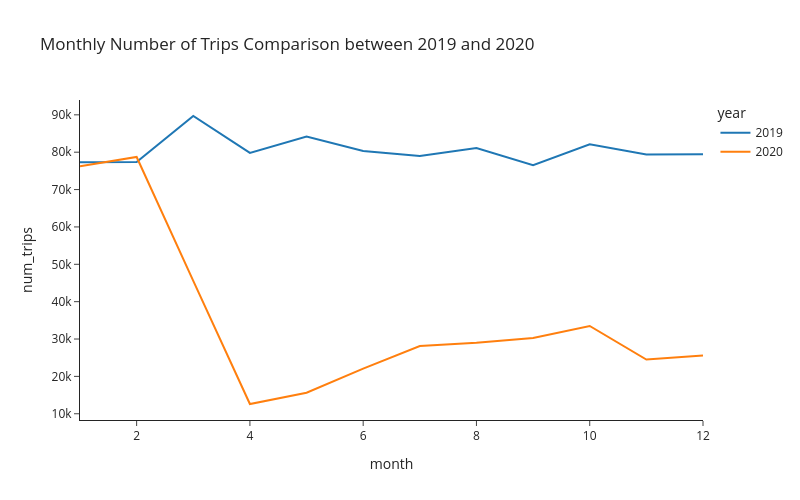

Write notebook code for a chart like this one.
### Markdown cell above
---

### 🎯 Deliverable 11: Monthly Number of Trips in 2019 and 2020 (Line Plot)

#### 👇 Tasks

- ✔️ Using `df_monthly`, create a line plot of the monthly number of trips.
  - Use `year` to create two separate lines (encoded by different colors) for 2019 and 2020.
- ✔️ Set an appropriate title.
- ✔️ Use the `'simple_white'` theme (template).
- ✔️ Set the `width` to `800` and `height` to `500`.
- ✔️ Store your figure in a variable named `fig`.
- ✔️ Display the figure using `fig.show()`

#### 🔑 Sample Output

![Sample Output](https://github.com/bdi475/images/blob/a0d6b0ed5d2d2148cc78d85f5a3e902863182e64/case-studies/rideshare-trips/sample-monthly-number-of-trips-annual-comparison-01.png?raw=true)

#### 🚀 Hint

Replace `my_dataframe`, `'column1'`, `'column2'`, `'column3'`, and `...`s with your own values from the code below.

```python
fig = px.line(
    my_dataframe,
    title='Your Title Here',
    x='column1',
    y='column2',
    color='column3',
    template='simple_white',
    width=...,
    height=...
)
fig.show()
```

### Code cell
# YOUR CODE BEGINS
fig = px.line(
    df_monthly,
    title="Monthly Number of Trips Comparison between 2019 and 2020",
    x="month",
    y="num_trips",
    color="year",
    template="simple_white",
    width=800,
    height=500,
)

fig.show()
# YOUR CODE ENDS

### Figure 1 — Plotly figure (JSON) as saved in the notebook; plotly's stock layout.template omitted (floating-point values rounded to 4 significant figures)
{"data": [{"hovertemplate": "year=2019<br>month=%{x}<br>num_trips=%{y}<extra></extra>", "legendgroup": "2019", "line": {"color": "#1F77B4", "dash": "solid"}, "marker": {"symbol": "circle"}, "mode": "lines", "name": "2019", "orientation": "v", "showlegend": true, "type": "scatter", "x": [1, 2, 3, 4, 5, 6, 7, 8, 9, 10, 11, 12], "xaxis": "x", "y": [77313, 77374, 89688, 79829, 84168, 80349, 79007, 81141, 76516, 82129, 79395, 79437], "yaxis": "y"}, {"hovertemplate": "year=2020<br>month=%{x}<br>num_trips=%{y}<extra></extra>", "legendgroup": "2020", "line": {"color": "#FF7F0E", "dash": "solid"}, "marker": {"symbol": "circle"}, "mode": "lines", "name": "2020", "orientation": "v", "showlegend": true, "type": "scatter", "x": [1, 2, 3, 4, 5, 6, 7, 8, 9, 10, 11, 12], "xaxis": "x", "y": [76255, 78726, 45565, 12612, 15618, 22092, 28129, 29010, 30265, 33488, 24501, 25586], "yaxis": "y"}], "layout": {"height": 500, "legend": {"title": {"text": "year"}, "tracegroupgap": 0}, "title": {"text": "Monthly Number of Trips Comparison between 2019 and 2020"}, "width": 800, "xaxis": {"anchor": "y", "domain": [0, 1], "title": {"text": "month"}}, "yaxis": {"anchor": "x", "domain": [0, 1], "title": {"text": "num_trips"}}}}
